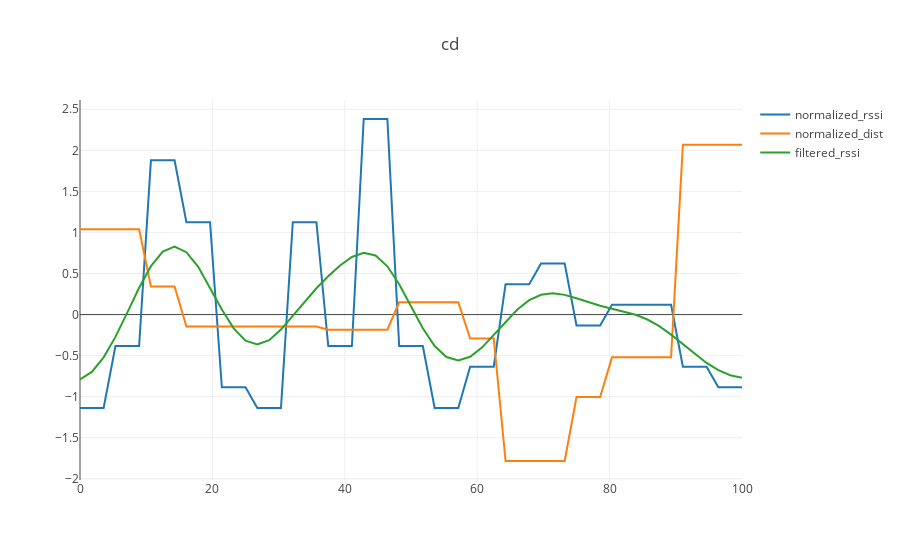
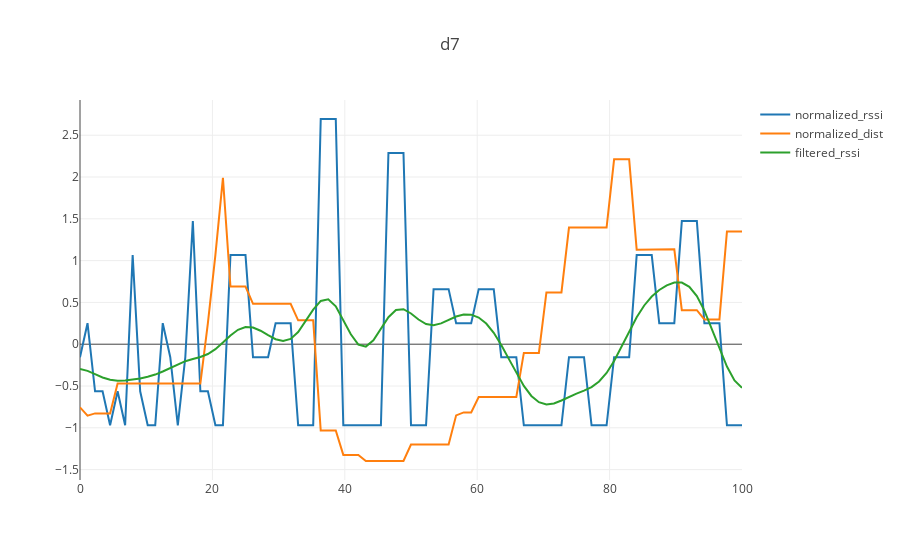
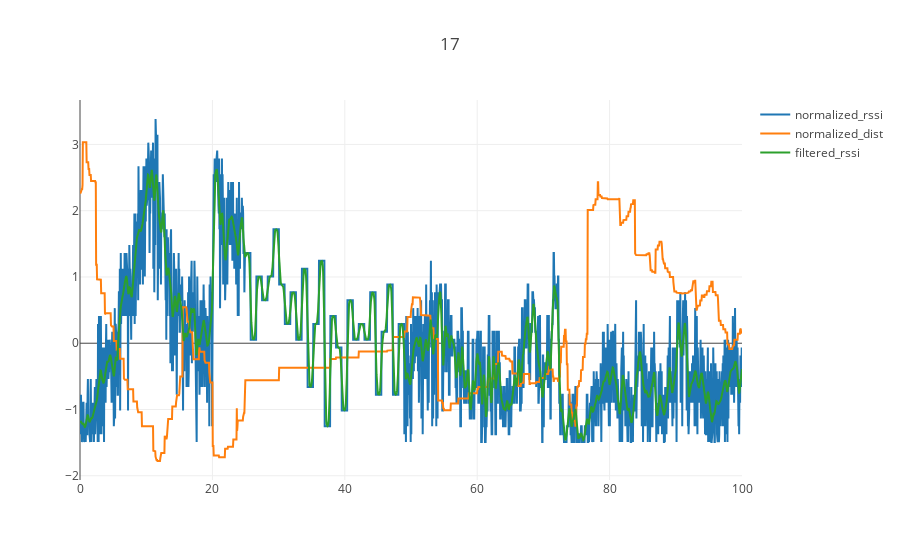
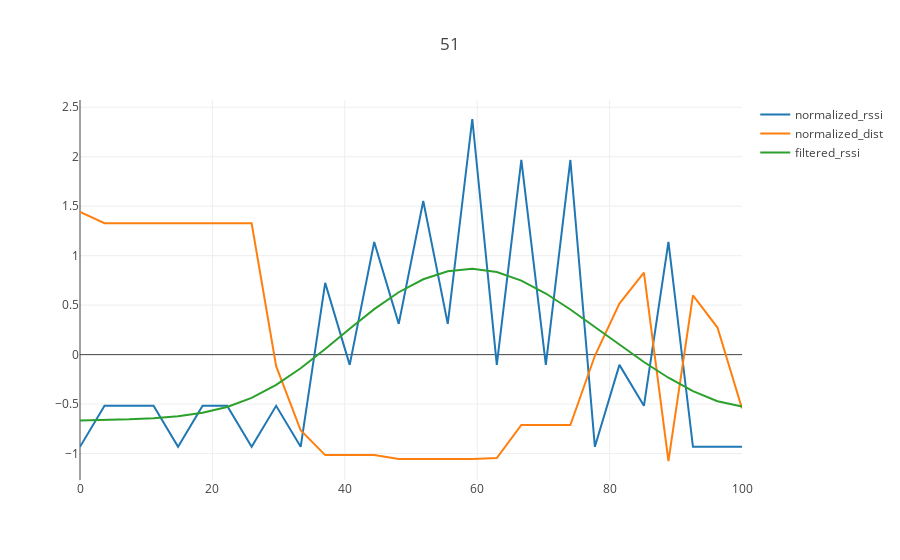

The code cell stored with these charts, in order, in its notebook:
### Code cell
# now for each beacon readings serially

def rssi_changes(b_id, b_pos):
    data = data_for_beacon[b_id]
    rssi = rssi_from_data(data)
    dist = dist_from_point(b_pos, pos_from_data(data))
    normalized_rssi = normalize(rssi)
    normalized_dist = normalize(dist)
    filtered_rssi = gaussian_filter(normalized_rssi, sigma=3)
    n = len(rssi)
    datalines = ['normalized_rssi', 'normalized_dist', 'filtered_rssi']

    py.iplot({
        'data': [go.Scatter(name=data, x=np.linspace(0, 100, n), y=locals()[data]) for data in datalines],
        'layout': go.Layout(title=b_id)
    })

for (b_id, b_pos) in zip(beacon_ids, beacons_pixel):
    if len(data_for_beacon[b_id]) > 20:
        rssi_changes(b_id, b_pos)
